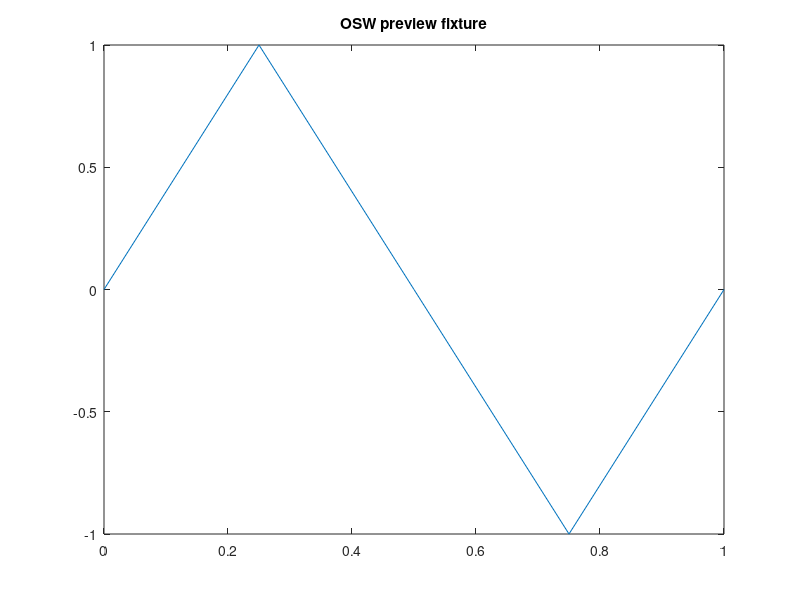
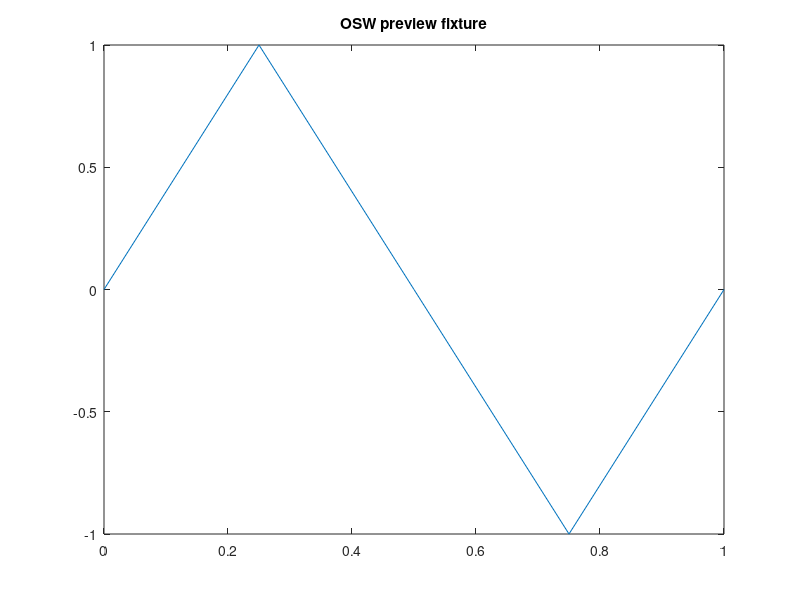

These charts were generated, in order, by the following MATLAB code:
% OSW preview fixture for figure-style script import.
x = linspace(0, 1, 5);
y = sin(2 * pi * x);
figure('visible', 'off');
plot(x, y);
title('OSW preview fixture');
print('-dpng', 'simple_plot.png');
print('-dsvg', 'simple_plot.svg');
